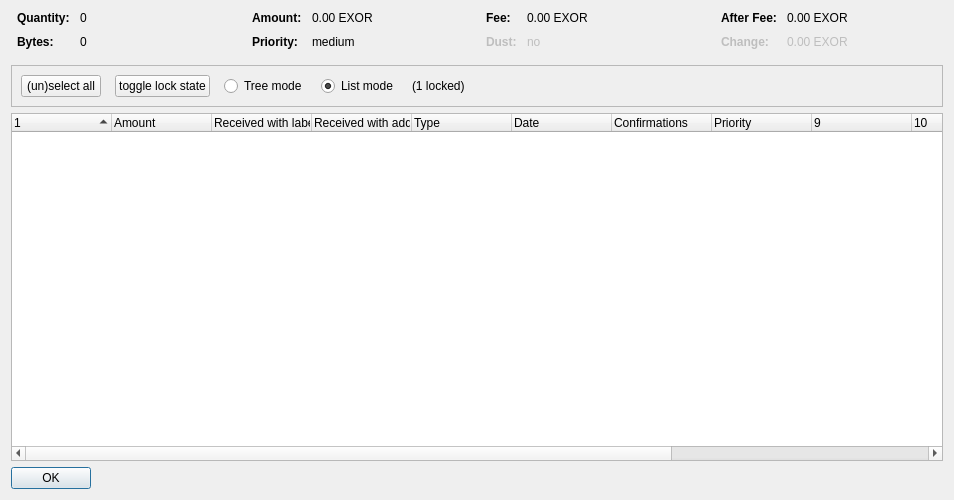
<?xml version="1.0" encoding="UTF-8"?>
<ui version="4.0">
 <class>CoinControlDialog</class>
 <widget class="QDialog" name="CoinControlDialog">
  <property name="geometry">
   <rect>
    <x>0</x>
    <y>0</y>
    <width>954</width>
    <height>500</height>
   </rect>
  </property>
  <property name="windowTitle">
   <string>Coin Selection</string>
  </property>
  <layout class="QVBoxLayout" name="verticalLayout">
   <item>
    <layout class="QHBoxLayout" name="horizontalLayoutTop" stretch="0,0,0,0">
     <property name="topMargin">
      <number>0</number>
     </property>
     <property name="bottomMargin">
      <number>10</number>
     </property>
     <item>
      <layout class="QFormLayout" name="formLayoutCoinControl1">
       <property name="horizontalSpacing">
        <number>10</number>
       </property>
       <property name="verticalSpacing">
        <number>10</number>
       </property>
       <property name="leftMargin">
        <number>6</number>
       </property>
       <property name="rightMargin">
        <number>6</number>
       </property>
       <item row="0" column="0">
        <widget class="QLabel" name="labelCoinControlQuantityText">
         <property name="font">
          <font>
           <weight>75</weight>
           <bold>true</bold>
          </font>
         </property>
         <property name="text">
          <string>Quantity:</string>
         </property>
        </widget>
       </item>
       <item row="0" column="1">
        <widget class="QLabel" name="labelCoinControlQuantity">
         <property name="cursor">
          <cursorShape>IBeamCursor</cursorShape>
         </property>
         <property name="contextMenuPolicy">
          <enum>Qt::ActionsContextMenu</enum>
         </property>
         <property name="text">
          <string notr="true">0</string>
         </property>
         <property name="textInteractionFlags">
          <set>Qt::LinksAccessibleByMouse|Qt::TextSelectableByKeyboard|Qt::TextSelectableByMouse</set>
         </property>
        </widget>
       </item>
       <item row="1" column="0">
        <widget class="QLabel" name="labelCoinControlBytesText">
         <property name="font">
          <font>
           <weight>75</weight>
           <bold>true</bold>
          </font>
         </property>
         <property name="text">
          <string>Bytes:</string>
         </property>
        </widget>
       </item>
       <item row="1" column="1">
        <widget class="QLabel" name="labelCoinControlBytes">
         <property name="cursor">
          <cursorShape>IBeamCursor</cursorShape>
         </property>
         <property name="contextMenuPolicy">
          <enum>Qt::ActionsContextMenu</enum>
         </property>
         <property name="text">
          <string notr="true">0</string>
         </property>
         <property name="textInteractionFlags">
          <set>Qt::LinksAccessibleByMouse|Qt::TextSelectableByKeyboard|Qt::TextSelectableByMouse</set>
         </property>
        </widget>
       </item>
      </layout>
     </item>
     <item>
      <layout class="QFormLayout" name="formLayoutCoinControl2">
       <property name="horizontalSpacing">
        <number>10</number>
       </property>
       <property name="verticalSpacing">
        <number>10</number>
       </property>
       <property name="leftMargin">
        <number>6</number>
       </property>
       <property name="rightMargin">
        <number>6</number>
       </property>
       <item row="0" column="0">
        <widget class="QLabel" name="labelCoinControlAmountText">
         <property name="font">
          <font>
           <weight>75</weight>
           <bold>true</bold>
          </font>
         </property>
         <property name="text">
          <string>Amount:</string>
         </property>
        </widget>
       </item>
       <item row="0" column="1">
        <widget class="QLabel" name="labelCoinControlAmount">
         <property name="cursor">
          <cursorShape>IBeamCursor</cursorShape>
         </property>
         <property name="contextMenuPolicy">
          <enum>Qt::ActionsContextMenu</enum>
         </property>
         <property name="text">
          <string notr="true">0.00 EXOR</string>
         </property>
         <property name="textInteractionFlags">
          <set>Qt::LinksAccessibleByMouse|Qt::TextSelectableByKeyboard|Qt::TextSelectableByMouse</set>
         </property>
        </widget>
       </item>
       <item row="1" column="0">
        <widget class="QLabel" name="labelCoinControlPriorityText">
         <property name="font">
          <font>
           <weight>75</weight>
           <bold>true</bold>
          </font>
         </property>
         <property name="text">
          <string>Priority:</string>
         </property>
        </widget>
       </item>
       <item row="1" column="1">
        <widget class="QLabel" name="labelCoinControlPriority">
         <property name="cursor">
          <cursorShape>IBeamCursor</cursorShape>
         </property>
         <property name="contextMenuPolicy">
          <enum>Qt::ActionsContextMenu</enum>
         </property>
         <property name="text">
          <string>medium</string>
         </property>
         <property name="textInteractionFlags">
          <set>Qt::LinksAccessibleByMouse|Qt::TextSelectableByKeyboard|Qt::TextSelectableByMouse</set>
         </property>
        </widget>
       </item>
      </layout>
     </item>
     <item>
      <layout class="QFormLayout" name="formLayoutCoinControl3">
       <property name="horizontalSpacing">
        <number>10</number>
       </property>
       <property name="verticalSpacing">
        <number>10</number>
       </property>
       <property name="leftMargin">
        <number>6</number>
       </property>
       <property name="rightMargin">
        <number>6</number>
       </property>
       <item row="0" column="0">
        <widget class="QLabel" name="labelCoinControlFeeText">
         <property name="font">
          <font>
           <weight>75</weight>
           <bold>true</bold>
          </font>
         </property>
         <property name="text">
          <string>Fee:</string>
         </property>
        </widget>
       </item>
       <item row="0" column="1">
        <widget class="QLabel" name="labelCoinControlFee">
         <property name="cursor">
          <cursorShape>IBeamCursor</cursorShape>
         </property>
         <property name="contextMenuPolicy">
          <enum>Qt::ActionsContextMenu</enum>
         </property>
         <property name="text">
          <string notr="true">0.00 EXOR</string>
         </property>
         <property name="textInteractionFlags">
          <set>Qt::LinksAccessibleByMouse|Qt::TextSelectableByKeyboard|Qt::TextSelectableByMouse</set>
         </property>
        </widget>
       </item>
       <item row="1" column="0">
        <widget class="QLabel" name="labelCoinControlLowOutputText">
         <property name="enabled">
          <bool>false</bool>
         </property>
         <property name="font">
          <font>
           <weight>75</weight>
           <bold>true</bold>
          </font>
         </property>
         <property name="text">
          <string>Dust:</string>
         </property>
        </widget>
       </item>
       <item row="1" column="1">
        <widget class="QLabel" name="labelCoinControlLowOutput">
         <property name="enabled">
          <bool>false</bool>
         </property>
         <property name="cursor">
          <cursorShape>IBeamCursor</cursorShape>
         </property>
         <property name="contextMenuPolicy">
          <enum>Qt::ActionsContextMenu</enum>
         </property>
         <property name="text">
          <string>no</string>
         </property>
         <property name="textInteractionFlags">
          <set>Qt::LinksAccessibleByMouse|Qt::TextSelectableByKeyboard|Qt::TextSelectableByMouse</set>
         </property>
        </widget>
       </item>
      </layout>
     </item>
     <item>
      <layout class="QFormLayout" name="formLayoutCoinControl4">
       <property name="horizontalSpacing">
        <number>10</number>
       </property>
       <property name="verticalSpacing">
        <number>10</number>
       </property>
       <property name="leftMargin">
        <number>6</number>
       </property>
       <property name="rightMargin">
        <number>6</number>
       </property>
       <item row="0" column="0">
        <widget class="QLabel" name="labelCoinControlAfterFeeText">
         <property name="font">
          <font>
           <weight>75</weight>
           <bold>true</bold>
          </font>
         </property>
         <property name="text">
          <string>After Fee:</string>
         </property>
        </widget>
       </item>
       <item row="0" column="1">
        <widget class="QLabel" name="labelCoinControlAfterFee">
         <property name="cursor">
          <cursorShape>IBeamCursor</cursorShape>
         </property>
         <property name="contextMenuPolicy">
          <enum>Qt::ActionsContextMenu</enum>
         </property>
         <property name="text">
          <string notr="true">0.00 EXOR</string>
         </property>
         <property name="textInteractionFlags">
          <set>Qt::LinksAccessibleByMouse|Qt::TextSelectableByKeyboard|Qt::TextSelectableByMouse</set>
         </property>
        </widget>
       </item>
       <item row="1" column="0">
        <widget class="QLabel" name="labelCoinControlChangeText">
         <property name="enabled">
          <bool>false</bool>
         </property>
         <property name="font">
          <font>
           <weight>75</weight>
           <bold>true</bold>
          </font>
         </property>
         <property name="text">
          <string>Change:</string>
         </property>
        </widget>
       </item>
       <item row="1" column="1">
        <widget class="QLabel" name="labelCoinControlChange">
         <property name="enabled">
          <bool>false</bool>
         </property>
         <property name="cursor">
          <cursorShape>IBeamCursor</cursorShape>
         </property>
         <property name="contextMenuPolicy">
          <enum>Qt::ActionsContextMenu</enum>
         </property>
         <property name="text">
          <string notr="true">0.00 EXOR</string>
         </property>
         <property name="textInteractionFlags">
          <set>Qt::LinksAccessibleByMouse|Qt::TextSelectableByKeyboard|Qt::TextSelectableByMouse</set>
         </property>
        </widget>
       </item>
      </layout>
     </item>
    </layout>
   </item>
   <item>
    <widget class="QFrame" name="frame">
     <property name="minimumSize">
      <size>
       <width>0</width>
       <height>40</height>
      </size>
     </property>
     <property name="frameShape">
      <enum>QFrame::StyledPanel</enum>
     </property>
     <property name="frameShadow">
      <enum>QFrame::Sunken</enum>
     </property>
     <layout class="QHBoxLayout" name="horizontalLayout">
      <item>
       <layout class="QHBoxLayout" name="horizontalLayoutPanel" stretch="0,0,0,0,0,0">
        <property name="spacing">
         <number>14</number>
        </property>
        <item>
         <widget class="QPushButton" name="pushButtonSelectAll">
          <property name="sizePolicy">
           <sizepolicy hsizetype="Maximum" vsizetype="Fixed">
            <horstretch>0</horstretch>
            <verstretch>0</verstretch>
           </sizepolicy>
          </property>
          <property name="text">
           <string>(un)select all</string>
          </property>
          <property name="autoDefault">
           <bool>false</bool>
          </property>
         </widget>
        </item>
        <item>
         <widget class="QPushButton" name="pushButtonToggleLock">
          <property name="sizePolicy">
           <sizepolicy hsizetype="Maximum" vsizetype="Fixed">
            <horstretch>0</horstretch>
            <verstretch>0</verstretch>
           </sizepolicy>
          </property>
          <property name="text">
           <string>toggle lock state</string>
          </property>
          <property name="autoDefault">
           <bool>false</bool>
          </property>
         </widget>
        </item>
        <item>
         <widget class="QRadioButton" name="radioTreeMode">
          <property name="sizePolicy">
           <sizepolicy hsizetype="Maximum" vsizetype="Fixed">
            <horstretch>0</horstretch>
            <verstretch>0</verstretch>
           </sizepolicy>
          </property>
          <property name="text">
           <string>Tree mode</string>
          </property>
         </widget>
        </item>
        <item>
         <widget class="QRadioButton" name="radioListMode">
          <property name="sizePolicy">
           <sizepolicy hsizetype="Maximum" vsizetype="Fixed">
            <horstretch>0</horstretch>
            <verstretch>0</verstretch>
           </sizepolicy>
          </property>
          <property name="text">
           <string>List mode</string>
          </property>
          <property name="checked">
           <bool>true</bool>
          </property>
         </widget>
        </item>
        <item>
         <widget class="QLabel" name="labelLocked">
          <property name="text">
           <string>(1 locked)</string>
          </property>
         </widget>
        </item>
        <item>
         <spacer name="horizontalSpacer">
          <property name="orientation">
           <enum>Qt::Horizontal</enum>
          </property>
          <property name="sizeHint" stdset="0">
           <size>
            <width>40</width>
            <height>20</height>
           </size>
          </property>
         </spacer>
        </item>
       </layout>
      </item>
     </layout>
    </widget>
   </item>
   <item>
    <widget class="CoinControlTreeWidget" name="treeWidget">
     <property name="contextMenuPolicy">
      <enum>Qt::CustomContextMenu</enum>
     </property>
     <property name="sortingEnabled">
      <bool>false</bool>
     </property>
     <property name="columnCount">
      <number>13</number>
     </property>
     <attribute name="headerShowSortIndicator" stdset="0">
      <bool>true</bool>
     </attribute>
     <attribute name="headerStretchLastSection">
      <bool>false</bool>
     </attribute>
     <column>
      <property name="text">
       <string/>
      </property>
     </column>
     <column>
      <property name="text">
       <string>Amount</string>
      </property>
     </column>
     <column>
      <property name="text">
       <string>Received with label</string>
      </property>
     </column>
     <column>
      <property name="text">
       <string>Received with address</string>
      </property>
     </column>
     <column>
      <property name="text">
       <string>Type</string>
      </property>
     </column>
     <column>
      <property name="text">
       <string>Date</string>
      </property>
     </column>
     <column>
      <property name="text">
       <string>Confirmations</string>
      </property>
      <property name="toolTip">
       <string>Confirmed</string>
      </property>
     </column>
     <column>
      <property name="text">
       <string>Priority</string>
      </property>
     </column>
     <column>
      <property name="text">
       <string/>
      </property>
     </column>
     <column>
      <property name="text">
       <string/>
      </property>
     </column>
     <column>
      <property name="text">
       <string/>
      </property>
     </column>
     <column>
      <property name="text">
       <string/>
      </property>
     </column>
     <column>
      <property name="text">
       <string/>
      </property>
     </column>
    </widget>
   </item>
   <item>
    <widget class="QDialogButtonBox" name="buttonBox">
     <property name="sizePolicy">
      <sizepolicy hsizetype="Maximum" vsizetype="Fixed">
       <horstretch>0</horstretch>
       <verstretch>0</verstretch>
      </sizepolicy>
     </property>
     <property name="orientation">
      <enum>Qt::Horizontal</enum>
     </property>
     <property name="standardButtons">
      <set>QDialogButtonBox::Ok</set>
     </property>
    </widget>
   </item>
  </layout>
 </widget>
 <customwidgets>
  <customwidget>
   <class>CoinControlTreeWidget</class>
   <extends>QTreeWidget</extends>
   <header>coincontroltreewidget.h</header>
  </customwidget>
 </customwidgets>
 <resources/>
 <connections/>
</ui>
